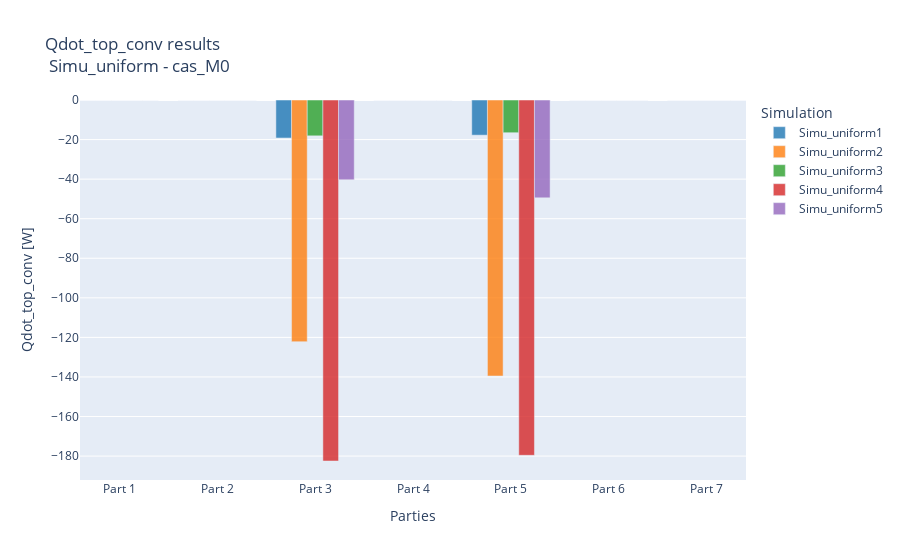
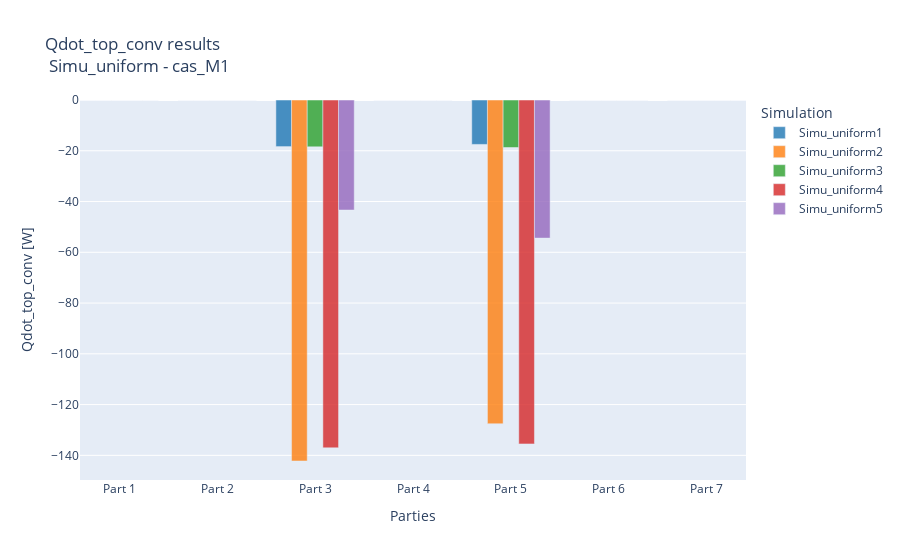
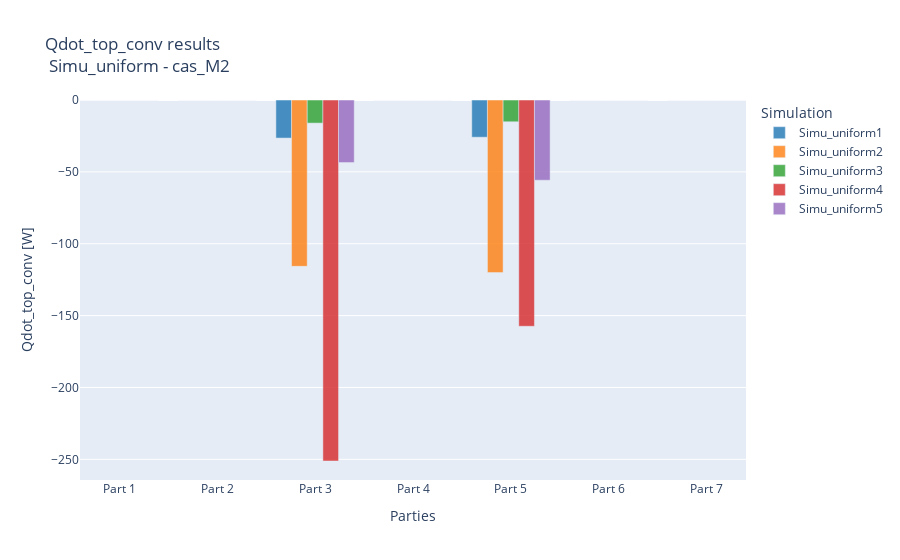

These figures' notebook cell, in order:
### Code cell
plot_hyp['method'] = 'mesh'
plot_hyp['nb_cases'] = 3
plot_hyp['nb_mesh'] = 5
plot_hyp['nb_it'] = 1
plot_hyp['folder_mesh'] = 'Simu_uniform'
plot_hyp['folder_name'] = 'cas_M'
plot_hyp['new_save'] = False
pb.plot_CFD_last_it('Qdot_top_conv', plot_hyp, panelSpecs, hyp, stepConditions)

### Figure 1 — Plotly figure (JSON) as saved in the notebook; plotly's stock layout.template omitted (floating-point values rounded to 4 significant figures)
{"data": [{"marker": {"color": "#1f77b4"}, "name": "Simu_uniform1", "opacity": 0.8, "type": "bar", "width": 0.16, "x": [0.68, 1.68, 2.68, 3.68, 4.68, 5.68, 6.68], "y": [0, 0, -19.22, 0, -17.77, 0, 0]}, {"marker": {"color": "#ff7f0e"}, "name": "Simu_uniform2", "opacity": 0.8, "type": "bar", "width": 0.16, "x": [0.84, 1.84, 2.84, 3.84, 4.84, 5.84, 6.84], "y": [0, 0, -122.2, 0, -139.5, 0, 0]}, {"marker": {"color": "#2ca02c"}, "name": "Simu_uniform3", "opacity": 0.8, "type": "bar", "width": 0.16, "x": [1, 2, 3, 4, 5, 6, 7], "y": [0, 0, -18.11, 0, -16.54, 0, 0]}, {"marker": {"color": "#d62728"}, "name": "Simu_uniform4", "opacity": 0.8, "type": "bar", "width": 0.16, "x": [1.16, 2.16, 3.16, 4.16, 5.16, 6.16, 7.16], "y": [0, 0, -182.5, 0, -179.6, 0, 0]}, {"marker": {"color": "#9467bd"}, "name": "Simu_uniform5", "opacity": 0.8, "type": "bar", "width": 0.16, "x": [1.32, 2.32, 3.32, 4.32, 5.32, 6.32, 7.32], "y": [0, 0, -40.37, 0, -49.47, 0, 0]}], "layout": {"barmode": "group", "legend": {"title": {"text": "Simulation"}}, "title": {"text": "Qdot_top_conv results <br> Simu_uniform - cas_M0"}, "xaxis": {"tickmode": "array", "ticktext": ["Part 1", "Part 2", "Part 3", "Part 4", "Part 5", "Part 6", "Part 7"], "tickvals": [1, 2, 3, 4, 5, 6, 7], "title": {"text": "Parties"}}, "yaxis": {"title": {"text": "Qdot_top_conv [W]"}}}}

### Figure 2 — Plotly figure (JSON) as saved in the notebook; plotly's stock layout.template omitted (floating-point values rounded to 4 significant figures)
{"data": [{"marker": {"color": "#1f77b4"}, "name": "Simu_uniform1", "opacity": 0.8, "type": "bar", "width": 0.16, "x": [0.68, 1.68, 2.68, 3.68, 4.68, 5.68, 6.68], "y": [0, 0, -18.36, 0, -17.5, 0, 0]}, {"marker": {"color": "#ff7f0e"}, "name": "Simu_uniform2", "opacity": 0.8, "type": "bar", "width": 0.16, "x": [0.84, 1.84, 2.84, 3.84, 4.84, 5.84, 6.84], "y": [0, 0, -142.2, 0, -127.6, 0, 0]}, {"marker": {"color": "#2ca02c"}, "name": "Simu_uniform3", "opacity": 0.8, "type": "bar", "width": 0.16, "x": [1, 2, 3, 4, 5, 6, 7], "y": [0, 0, -18.43, 0, -18.71, 0, 0]}, {"marker": {"color": "#d62728"}, "name": "Simu_uniform4", "opacity": 0.8, "type": "bar", "width": 0.16, "x": [1.16, 2.16, 3.16, 4.16, 5.16, 6.16, 7.16], "y": [0, 0, -137.0, 0, -135.5, 0, 0]}, {"marker": {"color": "#9467bd"}, "name": "Simu_uniform5", "opacity": 0.8, "type": "bar", "width": 0.16, "x": [1.32, 2.32, 3.32, 4.32, 5.32, 6.32, 7.32], "y": [0, 0, -43.35, 0, -54.41, 0, 0]}], "layout": {"barmode": "group", "legend": {"title": {"text": "Simulation"}}, "title": {"text": "Qdot_top_conv results <br> Simu_uniform - cas_M1"}, "xaxis": {"tickmode": "array", "ticktext": ["Part 1", "Part 2", "Part 3", "Part 4", "Part 5", "Part 6", "Part 7"], "tickvals": [1, 2, 3, 4, 5, 6, 7], "title": {"text": "Parties"}}, "yaxis": {"title": {"text": "Qdot_top_conv [W]"}}}}

### Figure 3 — Plotly figure (JSON) as saved in the notebook; plotly's stock layout.template omitted (floating-point values rounded to 4 significant figures)
{"data": [{"marker": {"color": "#1f77b4"}, "name": "Simu_uniform1", "opacity": 0.8, "type": "bar", "width": 0.16, "x": [0.68, 1.68, 2.68, 3.68, 4.68, 5.68, 6.68], "y": [0, 0, -26.5, 0, -25.9, 0, 0]}, {"marker": {"color": "#ff7f0e"}, "name": "Simu_uniform2", "opacity": 0.8, "type": "bar", "width": 0.16, "x": [0.84, 1.84, 2.84, 3.84, 4.84, 5.84, 6.84], "y": [0, 0, -115.7, 0, -120.1, 0, 0]}, {"marker": {"color": "#2ca02c"}, "name": "Simu_uniform3", "opacity": 0.8, "type": "bar", "width": 0.16, "x": [1, 2, 3, 4, 5, 6, 7], "y": [0, 0, -16.08, 0, -15.16, 0, 0]}, {"marker": {"color": "#d62728"}, "name": "Simu_uniform4", "opacity": 0.8, "type": "bar", "width": 0.16, "x": [1.16, 2.16, 3.16, 4.16, 5.16, 6.16, 7.16], "y": [0, 0, -251.2, 0, -157.4, 0, 0]}, {"marker": {"color": "#9467bd"}, "name": "Simu_uniform5", "opacity": 0.8, "type": "bar", "width": 0.16, "x": [1.32, 2.32, 3.32, 4.32, 5.32, 6.32, 7.32], "y": [0, 0, -43.55, 0, -55.82, 0, 0]}], "layout": {"barmode": "group", "legend": {"title": {"text": "Simulation"}}, "title": {"text": "Qdot_top_conv results <br> Simu_uniform - cas_M2"}, "xaxis": {"tickmode": "array", "ticktext": ["Part 1", "Part 2", "Part 3", "Part 4", "Part 5", "Part 6", "Part 7"], "tickvals": [1, 2, 3, 4, 5, 6, 7], "title": {"text": "Parties"}}, "yaxis": {"title": {"text": "Qdot_top_conv [W]"}}}}
